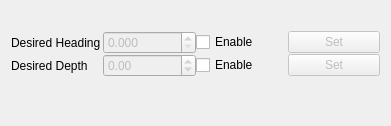
<?xml version="1.0" encoding="UTF-8"?>
<ui version="4.0">
 <class>AutopilotWidget</class>
 <widget class="QWidget" name="AutopilotWidget">
  <property name="enabled">
   <bool>true</bool>
  </property>
  <property name="geometry">
   <rect>
    <x>0</x>
    <y>0</y>
    <width>391</width>
    <height>126</height>
   </rect>
  </property>
  <property name="windowTitle">
   <string>Autopilot</string>
  </property>
  <layout class="QVBoxLayout" name="verticalLayout" stretch="0,1,0">
   <item>
    <layout class="QHBoxLayout" name="horizontalLayout" stretch="1">
     <item>
      <spacer name="horizontalSpacer">
       <property name="orientation">
        <enum>Qt::Horizontal</enum>
       </property>
       <property name="sizeHint" stdset="0">
        <size>
         <width>40</width>
         <height>20</height>
        </size>
       </property>
      </spacer>
     </item>
    </layout>
   </item>
   <item>
    <layout class="QHBoxLayout" name="horizontalLayout_2" stretch="0">
     <property name="spacing">
      <number>0</number>
     </property>
     <item>
      <layout class="QGridLayout" name="gridLayout">
       <item row="3" column="2">
        <widget class="QCheckBox" name="desired_heading_checkbox">
         <property name="text">
          <string>Enable </string>
         </property>
        </widget>
       </item>
       <item row="3" column="0">
        <widget class="QLabel" name="label">
         <property name="text">
          <string>Desired Heading</string>
         </property>
        </widget>
       </item>
       <item row="3" column="1">
        <widget class="QDoubleSpinBox" name="desired_heading_double_spin_box">
         <property name="enabled">
          <bool>false</bool>
         </property>
         <property name="decimals">
          <number>3</number>
         </property>
         <property name="maximum">
          <double>360.000000000000000</double>
         </property>
        </widget>
       </item>
       <item row="6" column="0">
        <widget class="QLabel" name="label_2">
         <property name="text">
          <string>Desired Depth</string>
         </property>
        </widget>
       </item>
       <item row="6" column="1">
        <widget class="QDoubleSpinBox" name="desired_depth_double_spin_box">
         <property name="enabled">
          <bool>false</bool>
         </property>
         <property name="decimals">
          <number>2</number>
         </property>
         <property name="minimum">
          <double>-300.000000000000000</double>
         </property>
         <property name="maximum">
          <double>300.000000000000000</double>
         </property>
        </widget>
       </item>
       <item row="6" column="2">
        <widget class="QCheckBox" name="desired_depth_checkbox">
         <property name="text">
          <string>Enable </string>
         </property>
        </widget>
       </item>
       <item row="3" column="3">
        <widget class="QPushButton" name="set_heading_button">
         <property name="enabled">
          <bool>false</bool>
         </property>
         <property name="text">
          <string>Set</string>
         </property>
        </widget>
       </item>
       <item row="6" column="3">
        <widget class="QPushButton" name="set_depth_button">
         <property name="enabled">
          <bool>false</bool>
         </property>
         <property name="text">
          <string>Set</string>
         </property>
        </widget>
       </item>
      </layout>
     </item>
    </layout>
   </item>
   <item>
    <spacer name="verticalSpacer">
     <property name="orientation">
      <enum>Qt::Vertical</enum>
     </property>
     <property name="sizeHint" stdset="0">
      <size>
       <width>20</width>
       <height>0</height>
      </size>
     </property>
    </spacer>
   </item>
  </layout>
 </widget>
 <resources/>
 <connections/>
</ui>
